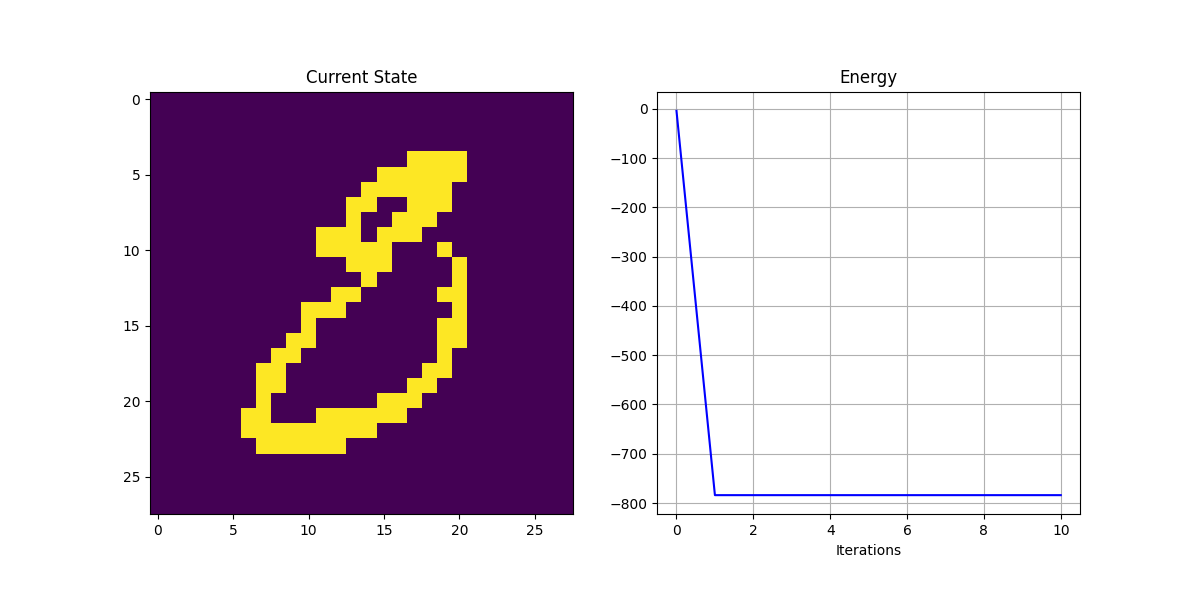

Reproduce this figure in Python.
import numpy as np
from scipy.special import logsumexp
import matplotlib.pyplot as plt

from datasets import load_mnist_patterns


class ModernHopfield:
    def __init__(self, patterns: np.ndarray):
        self.patterns = patterns  # N x F

    def __call__(self, state: np.ndarray) -> np.ndarray:
        if len(state.shape) == 1:
            state = state[np.newaxis, :]
        new_state = []
        for i in range(state.shape[0]):
            # Create an array of shape (F, F) where each row i
            # has the component state[i] flipped (i.e. 1 -> -1, -1, 1)
            state_ = state[[i], :]
            flipped_pos = np.repeat(state_, state_.shape[-1], axis=0)
            flipped_pos[np.diag_indices(state_.shape[-1])] = 1

            flipped_neg = np.repeat(state_, state_.shape[-1], axis=0)
            flipped_neg[np.diag_indices(state_.shape[-1])] = -1

            state_ = self.energy(flipped_neg) > self.energy(flipped_pos)
            state_ = state_.astype(int)
            state_[state_ == 0] = -1

            new_state.append(state_)
        return np.array(new_state)

    def energy(self, state: np.ndarray) -> float:
        lse = logsumexp(state @ self.patterns.T, axis=-1)  # S x F @ F x N = S x N
        if isinstance(lse, np.ndarray):
            if len(lse) == 1:
                lse = lse[0]
        return -1 * lse


def plot_modern_example(n_patterns: int = 10) -> tuple[plt.Figure, plt.Axes]:
    # Load some samples from MNIST
    patterns = load_mnist_patterns(n_patterns)

    # Create a Hopfield network
    hopfield = ModernHopfield(patterns)

    # Create a random initial state
    state = np.random.choice([-1, 1], patterns.shape[1])

    plt.ion()
    f, axs = plt.subplots(1, 2, figsize=(12, 6))

    axs[0].set_title("Current State")
    axs[1].set_title("Energy")
    axs[1].set_xlabel("Iterations")
    axs[1].set_box_aspect(1)
    axs[1].grid()

    state_img = None
    energy_line = None
    energy = [hopfield.energy(state)]

    # Create an animation of the network dynamics
    for _ in range(10):
        if state_img is not None:
            state_img.remove()
        if energy_line is not None:
            energy_line.remove()
        state_img = axs[0].imshow(state.reshape(28, 28), animated=True)
        state = hopfield(state)
        energy.append(hopfield.energy(state))
        (energy_line,) = axs[1].plot(energy, color="blue")

        plt.pause(1)

    return f, axs


if __name__ == "__main__":
    f, axs = plot_modern_example(n_patterns=2)
    f.savefig("modern_hopfield.png")
